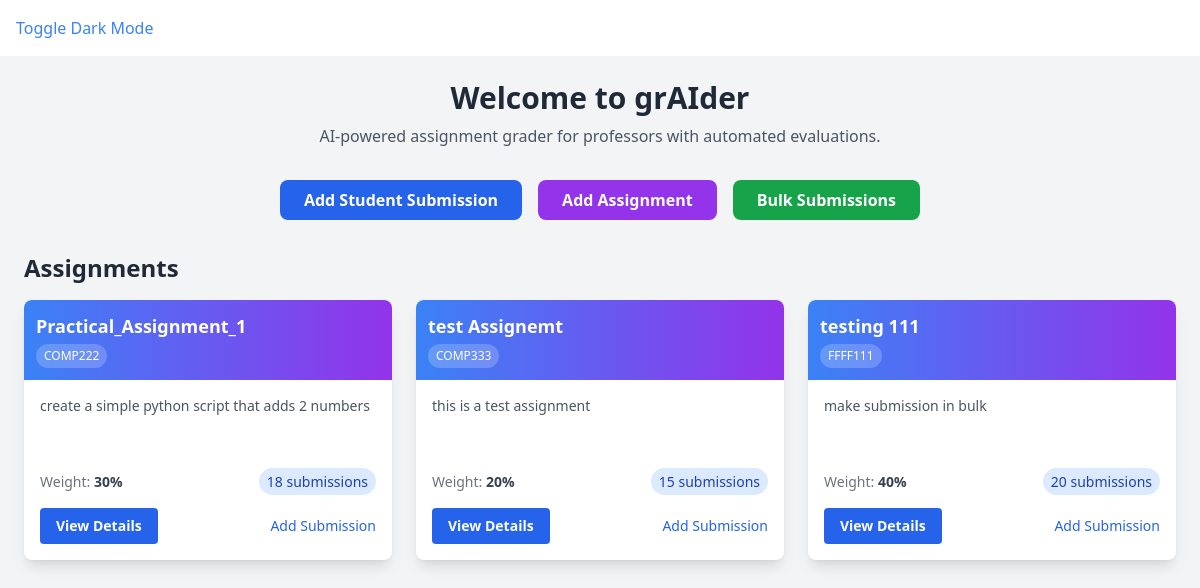
The page / on the database its author committed.
### app.py (models this page shows, shortened)
class Assignment(db.Model):
    id = db.Column(db.Integer, primary_key=True)
    name = db.Column(db.String(100), nullable=False)
    description = db.Column(db.Text, nullable=False)
    course = db.Column(db.String(100))
    weight = db.Column(db.Integer, default=100)
    rubric = db.Column(db.JSON)
    created_at = db.Column(db.DateTime, default=datetime.datetime.utcnow)
    submissions = db.relationship('Submission', backref='assignment', lazy=True)

### app.py (the view)
@app.route("/")
def home():
    assignments = Assignment.query.all()
    students = Student.query.all()
    return render_template("index.html", assignments=assignments, students=students)

### templates/index.html (shortened to what this page needs)
{% extends "base.html" %}
{% block content %}
<div class="p-6 bg-gray-100 dark:bg-gray-900 min-h-screen">
  <div class="text-center mb-8">
    <h1 class="text-3xl font-bold text-gray-800 dark:text-white">Welcome to grAIder</h1>
    <p class="mt-2 text-gray-600 dark:text-gray-300">
      AI-powered assignment grader for professors with automated evaluations.
    </p>
  </div>
  <div class="flex flex-wrap justify-center gap-4 mb-8">
    <button
      class="bg-blue-600 hover:bg-blue-700 text-white font-semibold py-2 px-6 rounded-lg transition"
      id="showStudentPopupBtn"
    >
      Add Student Submission
    </button>
    <button
      class="bg-purple-600 hover:bg-purple-700 text-white font-semibold py-2 px-6 rounded-lg transition"
      id="showAssignmentPopupBtn"
    >
      Add Assignment
    </button>
    <a
      href="{{ url_for('bulk_management') }}"
      class="bg-green-600 hover:bg-green-700 text-white font-semibold py-2 px-6 rounded-lg transition"
    >
      Bulk Submissions
    </a>
  </div>
  <div class="max-w-6xl mx-auto">
    <h2 class="text-2xl font-bold text-gray-800 dark:text-white mb-4">Assignments</h2>
    {% if assignments %}
      <div class="grid grid-cols-1 md:grid-cols-2 lg:grid-cols-3 gap-6 mb-8">
        {% for assignment in assignments %}
          <div class="bg-white dark:bg-gray-800 rounded-lg shadow-lg overflow-hidden hover:shadow-xl transition duration-300">
            <div class="bg-gradient-to-r from-blue-500 to-purple-600 p-3">
              <h3 class="text-lg font-semibold text-white">{{ assignment.name }}</h3>
              {% if assignment.course %}
                <span class="inline-block px-2 py-1 mt-1 text-xs bg-white/20 rounded-full text-white">{{ assignment.course }}</span>
              {% endif %}
            </div>
            <div class="p-4">
              <p class="text-gray-600 dark:text-gray-300 text-sm mb-3 h-16 overflow-hidden">
                {{ assignment.description | truncate(100) }}
              </p>
              <div class="flex justify-between items-center">
                <div class="text-sm">
                  <span class="text-gray-500 dark:text-gray-400">Weight: </span>
                  <span class="font-semibold text-gray-700 dark:text-gray-300">{{ assignment.weight }}%</span>
                </div>
                <div class="text-sm">
                  <span class="bg-blue-100 dark:bg-blue-900 text-blue-800 dark:text-blue-200 px-2 py-1 rounded-full">
                    {{ assignment.submissions | length if assignment.submissions else 0 }} submissions
                  </span>
                </div>
              </div>
              <div class="mt-4 flex justify-between">
                <a href="{{ url_for('view_assignment', assignment_id=assignment.id) }}"
                   class="inline-block bg-blue-600 hover:bg-blue-700 text-white text-sm font-semibold py-2 px-4 rounded transition">
                  View Details
                </a>
                <button
                  class="text-sm text-blue-600 hover:text-blue-800 dark:text-blue-400 dark:hover:text-blue-300 add-submission-btn"
                  data-id="{{ assignment.id }}"
                  data-name="{{ assignment.name }}">
                  Add Submission
                </button>
              </div>
            </div>
          </div>
        {% endfor %}
      </div>
    {% endif %}
  </div>
{% endblock %}

### rows shown on the page
Assignment: name "Practical_Assignment_1", course "COMP222", description "create a simple python script that adds 2 numbers", weight "30", submissions|length "18"
Assignment: name "test Assignemt", course "COMP333", description "this is a test assignment", weight "20", submissions|length "15"
Assignment: name "testing 111", course "FFFF111", description "make submission in bulk", weight "40", submissions|length "20"
